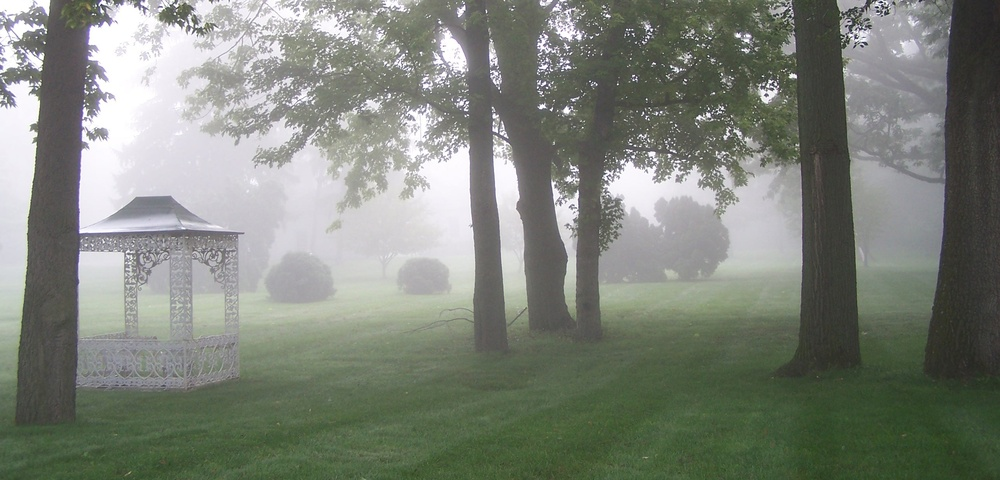
#> input picture img/fog67.jpg, 1000 x 480 px, shrunk from 2572 x 1235 before the run
$ python single_image_fog_removal.py
#> lines starting #> are read from the running program, lines starting #| are printed output that depends on the picture
import numpy as np
import cv2
import math
import timeit

start=timeit.default_timer()                      #Starts the timer to estimate the full processing time

img=cv2.imread('./img/fog67.jpg',1)
#> img is the input picture: shape (480, 1000, 3); mean B, G, R 121.9, 131.2, 126.1
b,g,r =cv2.split(img)                             #splits the image into its 3 channels
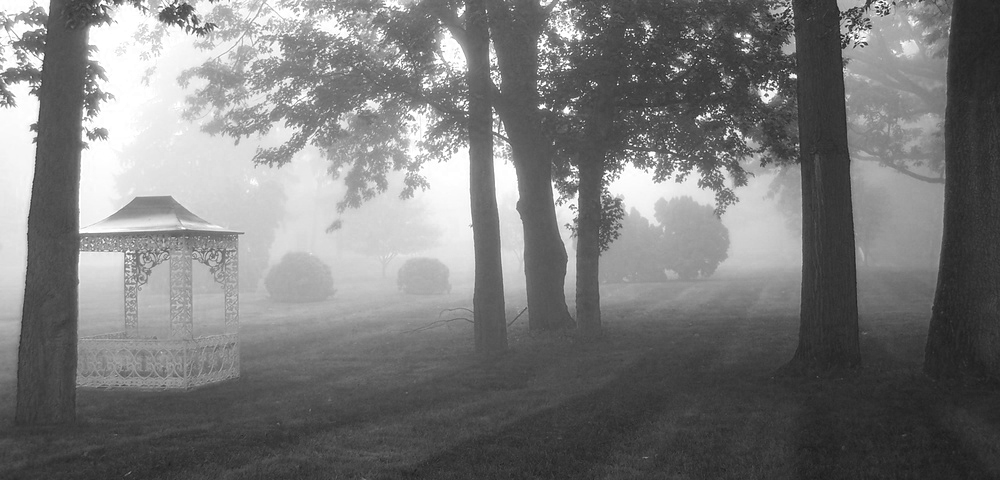
#> b: shape (480, 1000); min 22, max 255, mean 121.9
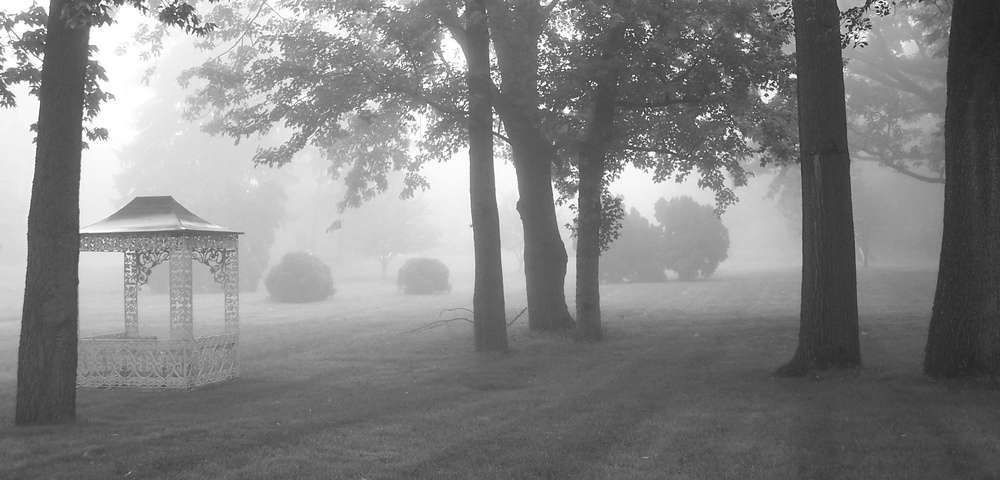
#> g: shape (480, 1000); min 12, max 255, mean 131.2
h= r.shape[0]
#> h = 480
w= r.shape[1]
#> w = 1000
print("height--->",h)
#| height---> 480
print("Width---->",w)
#| Width----> 1000

atmospheric_light=[0,0,0]                           #initializing atmospheric_light
dark_channel=np.zeros(shape=(h,w),dtype='uint8')    #declaring dark_channel
transmission=np.zeros(shape=(h,w),dtype='f8')       # declaring transmission

start_darkChannelAndTransmission_estimation=timeit.default_timer()      #Starts the timer to estimate the dark_channeland transmission time

start_dk_channel=timeit.default_timer()
dark_channel=np.minimum(np.minimum(b,g),r)
stop_dk_channel=timeit.default_timer()
print("dark channel estimate========>",stop_dk_channel-start_dk_channel)

start_atm_light=timeit.default_timer()
indexMax=np.unravel_index(np.argmax(dark_channel),(h,w))
#> indexMax = (0, 2)
index= (indexMax[1],indexMax[0])                                # gets the index of the brightest pixel
#> index = (2, 0)
atmospheric_light=img[indexMax[0]][indexMax[1]]                 # get the channel values of r,g,b of the brightest pixel(i.e. index)
#> atmospheric_light = [255, 255, 255]
print("index of the image where we get the atmospheric light from--->",index)
#| index of the image where we get the atmospheric light from---> (2, 0)
print ("atmospheric_light------>",atmospheric_light)
#| atmospheric_light------> [255 255 255]
stop_atm_light=timeit.default_timer()
print("atm light estimate========>",stop_atm_light-start_atm_light)


start_transmission=timeit.default_timer()
b_by_atmLightB=np.zeros(shape=(h,w),dtype='f8')
b_by_atmLightB=b/atmospheric_light[0]
g_by_atmLightG=np.zeros(shape=(h,w),dtype='f8')
g_by_atmLightG=g/atmospheric_light[1]
r_by_atmLightR=np.zeros(shape=(h,w),dtype='f8')
r_by_atmLightR=r/atmospheric_light[2]

minimum_of_the_above_3=np.zeros(shape=(h,w),dtype='f8')
minimum_of_the_above_3=np.minimum(np.minimum(b_by_atmLightB,g_by_atmLightG),r_by_atmLightR)

transmission=np.ones(shape=(h,w))-minimum_of_the_above_3
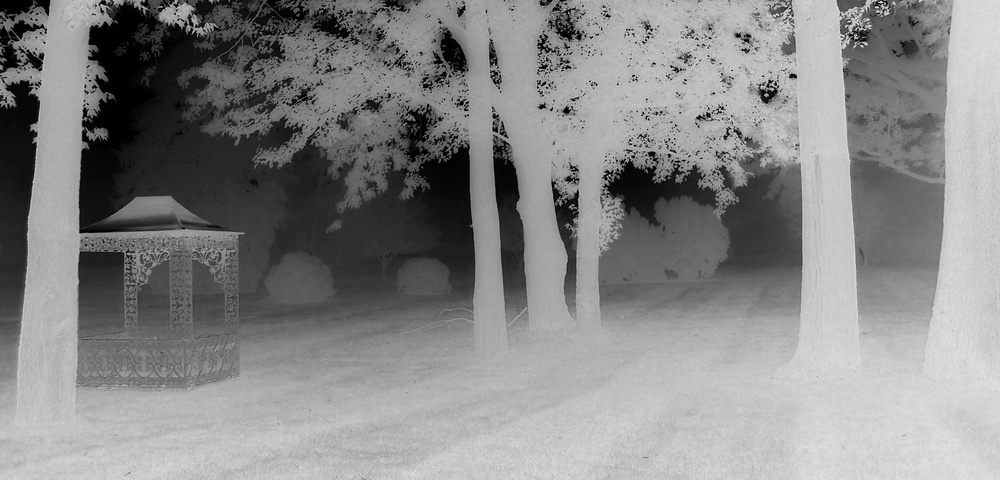
#> transmission: shape (480, 1000) float64; min 0, max 0.961, mean 0.529
stop_transmission=timeit.default_timer()
print("transmission estimate========>",stop_transmission-start_transmission)


stop_darkChannelAndTransmission_estimation=timeit.default_timer()   #Stops the timer to estimate the dark_channeland transmission time

print("time taken to estimate dark_channel and transmission----->",stop_darkChannelAndTransmission_estimation-start_darkChannelAndTransmission_estimation)


r_restored_image=np.zeros(shape=(h,w),dtype='uint8')
g_restored_image=np.zeros(shape=(h,w),dtype='uint8')
b_restored_image=np.zeros(shape=(h,w),dtype='uint8')
to=0.6                           # its generally taken 0.1 but I experimetally found that its giving better result for t=0.6


start_restoring=timeit.default_timer()        # Starts the timer to estimate the restoring time
division_matrix=np.zeros(shape=(h,w),dtype='f8')
to_matrix=np.full((h, w), 0.6)
division_matrix=np.maximum(transmission,to_matrix)
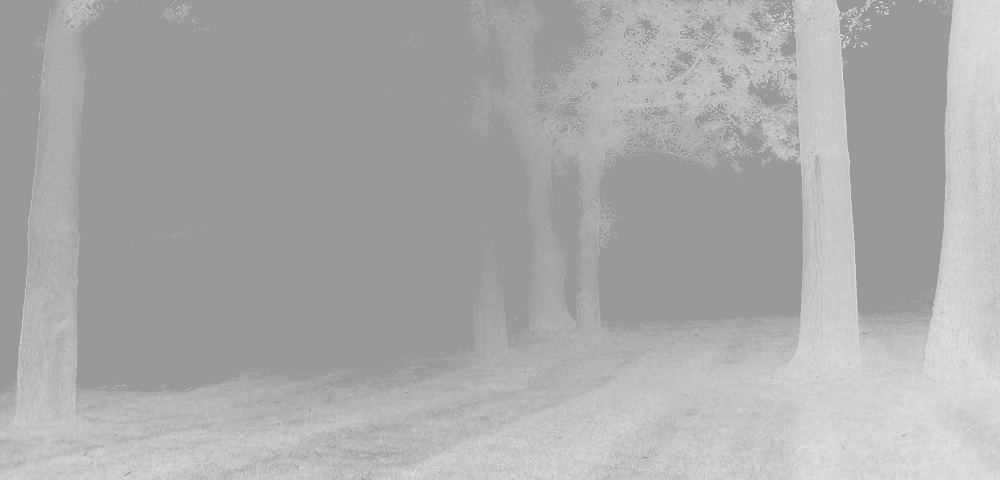
#> division_matrix: shape (480, 1000) float64; min 0.6, max 0.961, mean 0.668


atmospheric_light_blue=np.zeros(shape=(h,w),dtype='uint8')
atmospheric_light_green=np.zeros(shape=(h,w),dtype='uint8')
atmospheric_light_red=np.zeros(shape=(h,w),dtype='uint8')

atmospheric_light_blue=np.full((h, w), atmospheric_light[0])
#> atmospheric_light_blue: shape (480, 1000); every value is 255
atmospheric_light_green=np.full((h, w), atmospheric_light[1])
atmospheric_light_red=np.full((h, w), atmospheric_light[2])

b_restored_image=((b.astype('int')-atmospheric_light_blue.astype('int'))/division_matrix.astype('f8')).astype('uint8')+atmospheric_light_blue.astype('uint8')
g_restored_image=((g.astype('int')-atmospheric_light_green.astype('int'))/division_matrix.astype('f8')).astype('uint8')+atmospheric_light_green.astype('uint8')
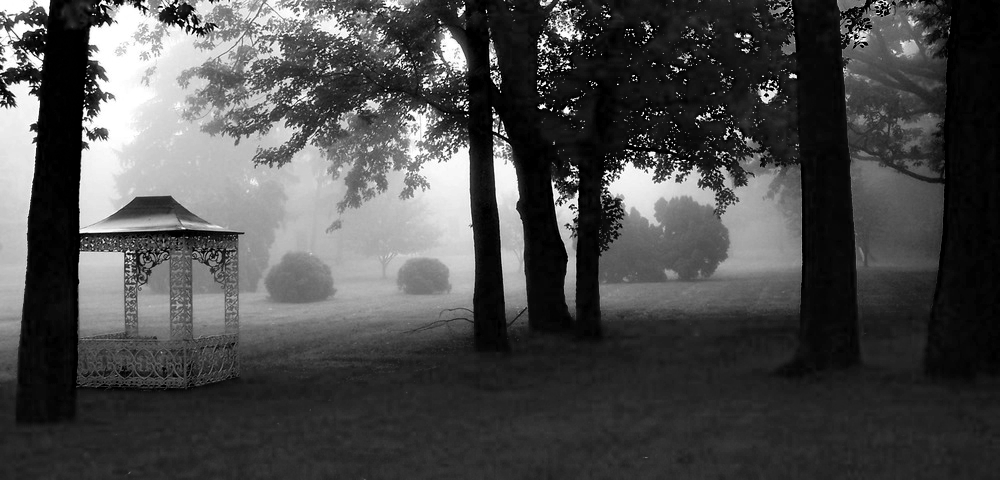
#> g_restored_image: shape (480, 1000); min 0, max 255, mean 75.2
r_restored_image=((r.astype('int')-atmospheric_light_red.astype('int'))/division_matrix.astype('f8')).astype('uint8')+atmospheric_light_red.astype('uint8')
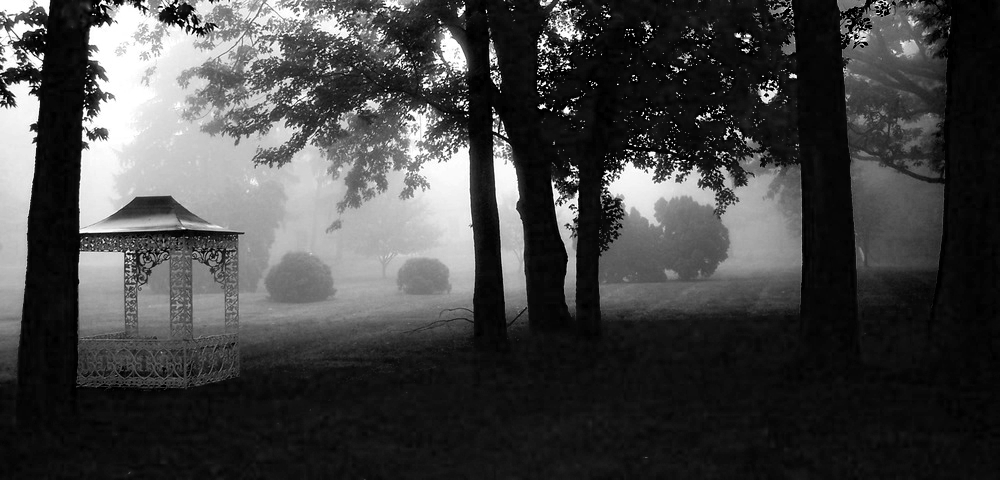
#> r_restored_image: shape (480, 1000); min 0, max 255, mean 68.2


restored_image=cv2.merge((b_restored_image,g_restored_image,r_restored_image))
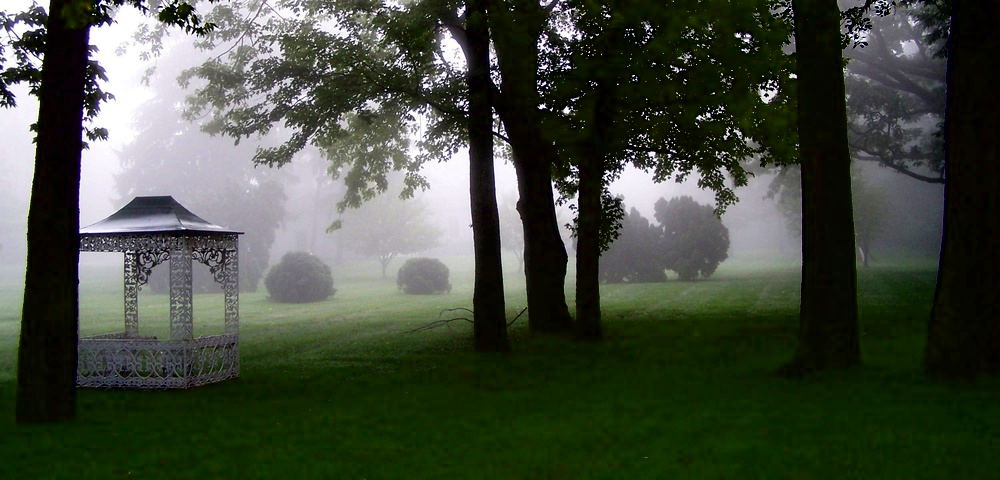
#> restored_image: shape (480, 1000, 3); mean B, G, R 62.2, 75.2, 68.2
stop_restoring=timeit.default_timer()    #Stops the timer to estimate the restoring time

print("time taken to restore the image--->",stop_restoring-start_restoring)

start_display=timeit.default_timer()   #Starts the timer to estimate the displaying time
titles=['input image','dark_channel','transmission','b_restored_image','g_restored_image','r_restored_image','restored_image']
images=[cv2.merge((b,g,r)),dark_channel,transmission,b_restored_image,g_restored_image,r_restored_image,restored_image]#,dark_channel]


for i in range(len(titles)):
    cv2.namedWindow(titles[i],cv2.WINDOW_NORMAL)
    cv2.imshow(titles[i],images[i])
    i=i+1

stop_display=timeit.default_timer()

print("time to display---->",stop_display-start_display)  #Stops the timer to estimate the displaying time

stop=timeit.default_timer()                  #Stops the timer to estimate the full processing time

print("the time taken to do the full processing is---->",stop-start," secs")

k=cv2.waitKey(0)
#> (key Esc is pressed here)
if k==27:
    cv2.destroyAllWindows()

$ run again, with img/fog1.jpg copied over img/fog67.jpg
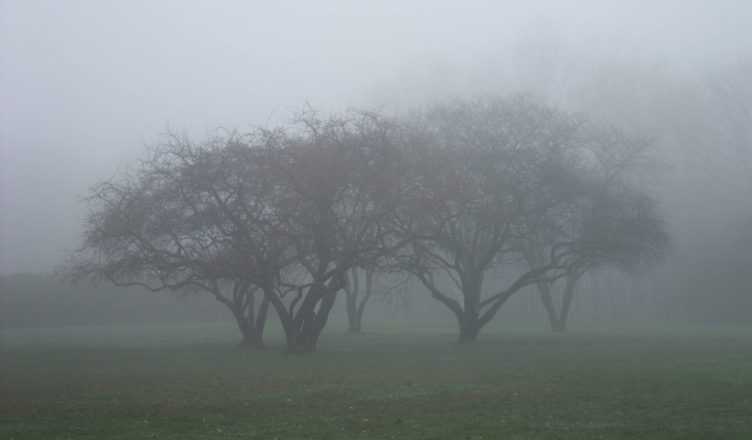
#> input picture img/fog1.jpg, 752 x 440 px
#> img is the input picture: shape (440, 752, 3); mean B, G, R 140.5, 137.9, 130.4
#| height---> 440
#| Width----> 752
#> indexMax = (0, 286)
#> index = (286, 0)
#> atmospheric_light = [227, 217, 210]
#| index of the image where we get the atmospheric light from---> (286, 0)
#| atmospheric_light------> [227 217 210]
#> `division_matrix=np.maximum(transmission,to_matrix)`:
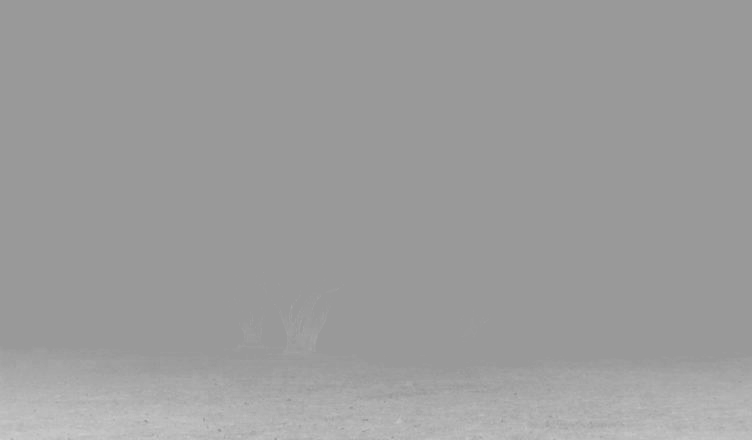
#> division_matrix: shape (440, 752) float64; min 0.6, max 0.802, mean 0.614
#> atmospheric_light_blue: shape (440, 752); every value is 227
#> atmospheric_light_green: shape (440, 752); every value is 217
#> atmospheric_light_red: shape (440, 752); every value is 210
#> `restored_image=cv2.merge((b_restored_image,g_restored_image,r_restored..`:
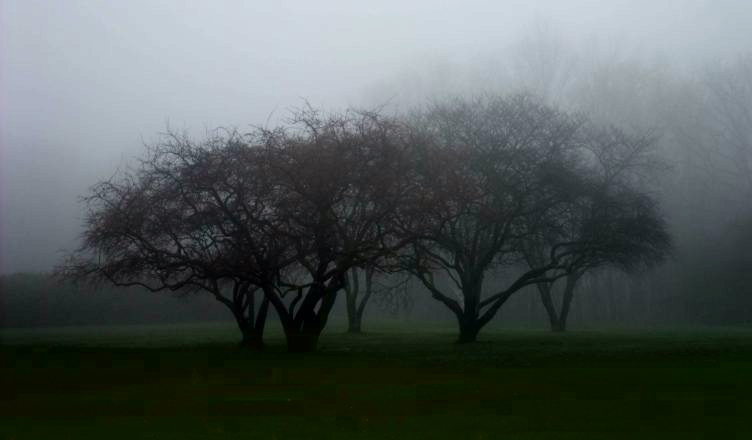
#> restored_image: shape (440, 752, 3); mean B, G, R 88.6, 90.2, 82.4

$ run again, with img/fog10.jpg copied over img/fog67.jpg
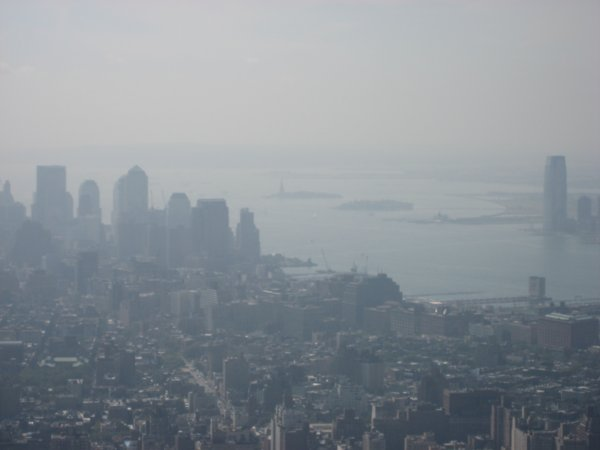
#> input picture img/fog10.jpg, 600 x 450 px
#> img is the input picture: shape (450, 600, 3); mean B, G, R 150.8, 144.7, 137.9
#> `b,g,r =cv2.split(img)`:
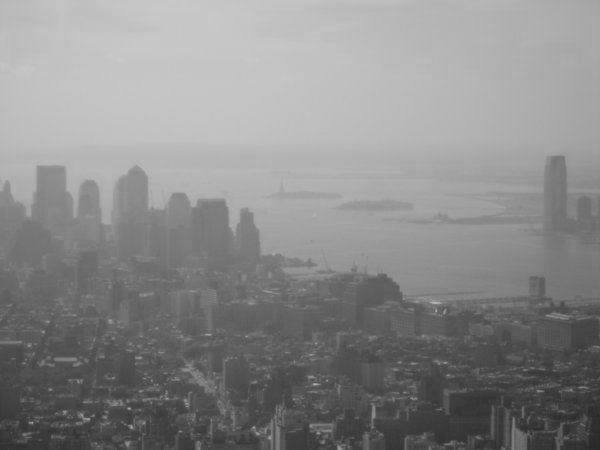
#> r: shape (450, 600); min 39, max 201, mean 137.9
#| height---> 450
#| Width----> 600
#> indexMax = (59, 119)
#> index = (119, 59)
#> atmospheric_light = [203, 201, 201]
#| index of the image where we get the atmospheric light from---> (119, 59)
#| atmospheric_light------> [203 201 201]
#> atmospheric_light_blue: shape (450, 600); every value is 203
#> atmospheric_light_green: shape (450, 600); every value is 201
#> `restored_image=cv2.merge((b_restored_image,g_restored_image,r_restored..`:
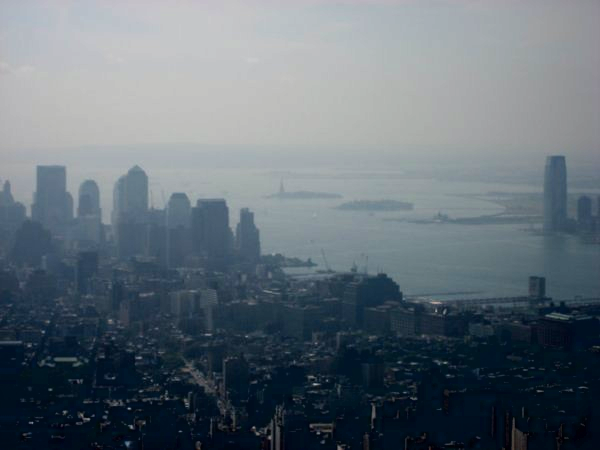
#> restored_image: shape (450, 600, 3); mean B, G, R 118.9, 110.3, 99.1

$ run again, with img/fog12.jpg copied over img/fog67.jpg
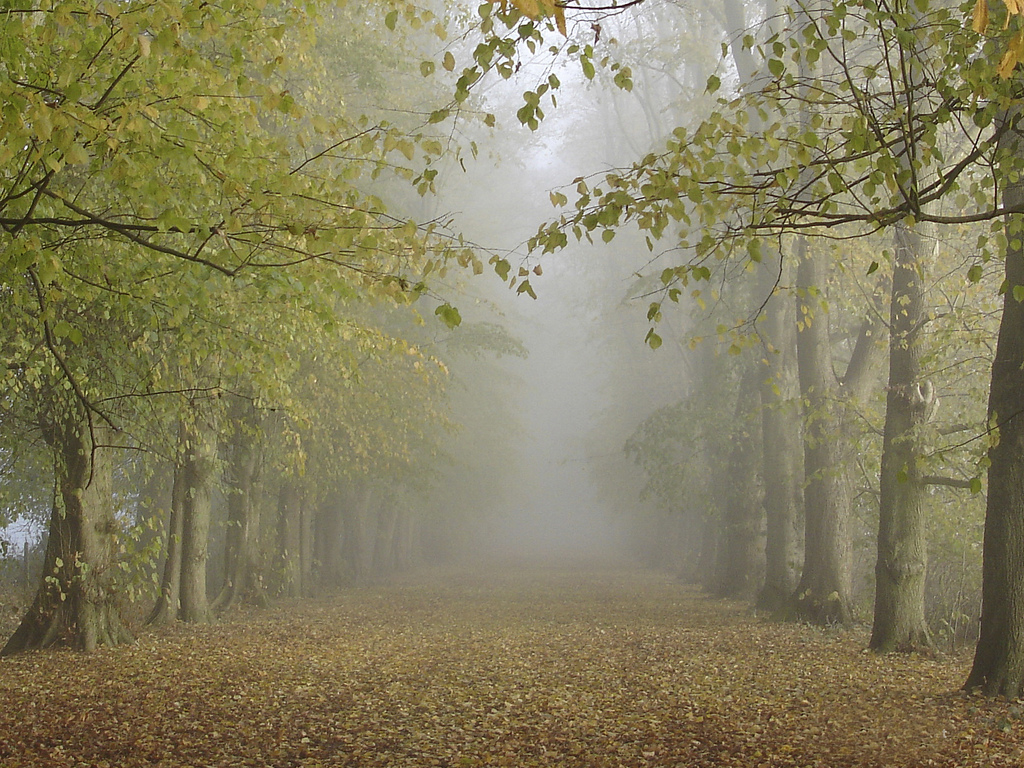
#> input picture img/fog12.jpg, 1024 x 768 px
#> img is the input picture: shape (768, 1024, 3); mean B, G, R 94.7, 127.1, 133.5
#| height---> 768
#| Width----> 1024
#> indexMax = (2, 580)
#> index = (580, 2)
#> atmospheric_light = [255, 255, 255]
#| index of the image where we get the atmospheric light from---> (580, 2)
#| atmospheric_light------> [255 255 255]
#> atmospheric_light_blue: shape (768, 1024); every value is 255
#> `restored_image=cv2.merge((b_restored_image,g_restored_image,r_restored..`:
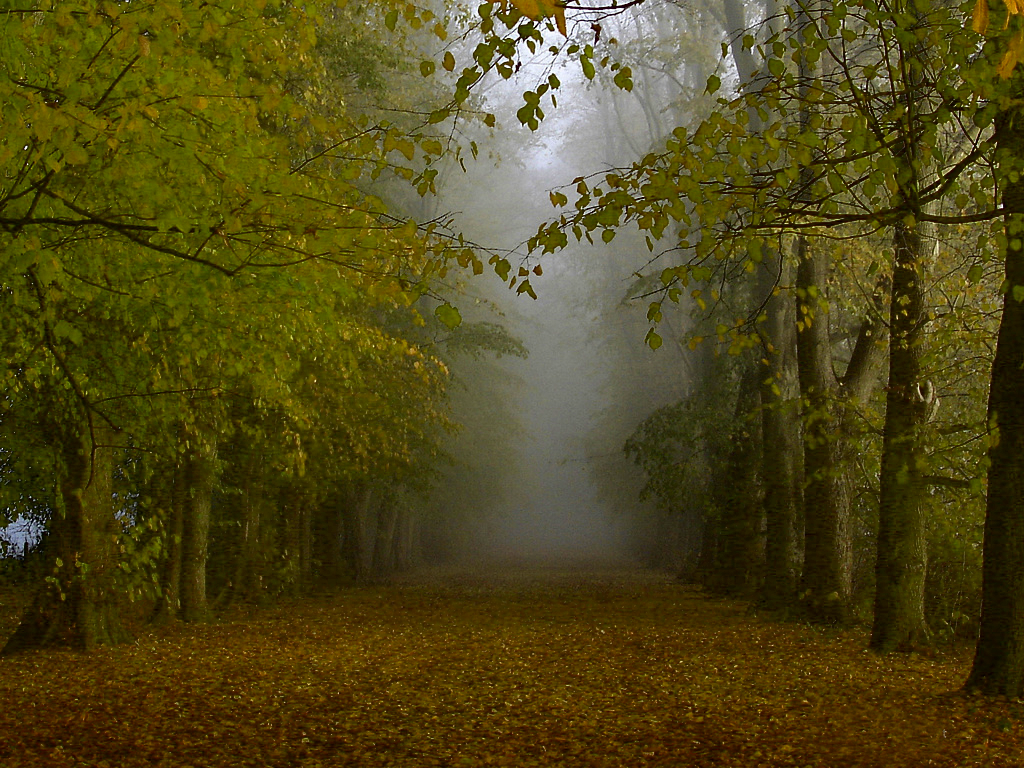
#> restored_image: shape (768, 1024, 3); mean B, G, R 24.5, 71, 80
